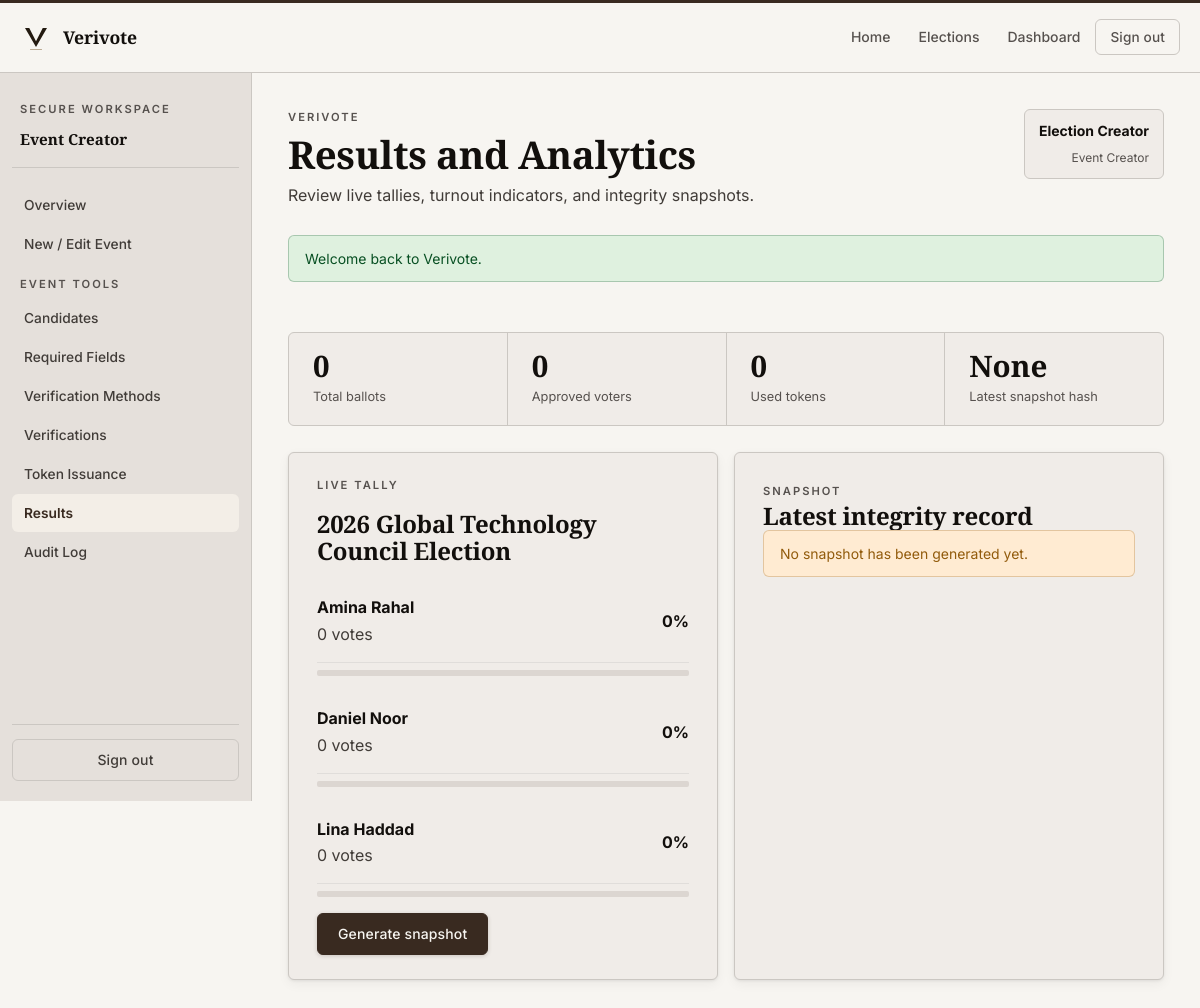
Screenshot of /creator/results.php?event=1 (signed in) with the database file from the repository.
### tables this page shows
CREATE TABLE events (
    id BIGINT UNSIGNED AUTO_INCREMENT PRIMARY KEY,
    created_by BIGINT UNSIGNED NOT NULL,
    title VARCHAR(200) NOT NULL,
    slug VARCHAR(220) NOT NULL UNIQUE,
    description TEXT NOT NULL,
    ballot_type ENUM('single_choice') NOT NULL DEFAULT 'single_choice',
    status ENUM('draft', 'scheduled', 'active', 'closed', 'archived') NOT NULL DEFAULT 'draft',
    start_at DATETIME NOT NULL,
    end_at DATETIME NOT NULL,
    timezone VARCHAR(80) NOT NULL DEFAULT 'UTC',
    result_visibility ENUM('private', 'public_after_close', 'public_live') NOT NULL DEFAULT 'public_after_close',
    personal_verification_enabled TINYINT(1) NOT NULL DEFAULT 1,
    public_audit_enabled TINYINT(1) NOT NULL DEFAULT 1,
    allow_self_registration TINYINT(1) NOT NULL DEFAULT 1,
    max_votes_per_token TINYINT UNSIGNED NOT NULL DEFAULT 1,
    verification_policy ENUM('all_required', 'any_one', 'custom') NOT NULL DEFAULT 'all_required',
    eligibility_rules TEXT NULL,
    event_notice TEXT NULL,
    created_at TIMESTAMP NOT NULL DEFAULT CURRENT_TIMESTAMP,
    updated_at TIMESTAMP NOT NULL DEFAULT CURRENT_TIMESTAMP ON UPDATE CURRENT_TIMESTAMP,
    CONSTRAINT fk_events_creator FOREIGN KEY (created_by) REFERENCES users(id)
);

CREATE TABLE users (
    id BIGINT UNSIGNED AUTO_INCREMENT PRIMARY KEY,
    role_id INT UNSIGNED NOT NULL,
    full_name VARCHAR(150) NOT NULL,
    email VARCHAR(190) NOT NULL UNIQUE,
    phone VARCHAR(40) NOT NULL UNIQUE,
    password_hash VARCHAR(255) NOT NULL,
    status ENUM('pending', 'active', 'suspended') NOT NULL DEFAULT 'pending',
    email_verified_at DATETIME NULL,
    phone_verified_at DATETIME NULL,
    last_login_at DATETIME NULL,
    failed_login_count INT UNSIGNED NOT NULL DEFAULT 0,
    created_at TIMESTAMP NOT NULL DEFAULT CURRENT_TIMESTAMP,
    updated_at TIMESTAMP NOT NULL DEFAULT CURRENT_TIMESTAMP ON UPDATE CURRENT_TIMESTAMP,
    CONSTRAINT fk_users_role FOREIGN KEY (role_id) REFERENCES roles(id)
);

CREATE TABLE candidates_or_options (
    id BIGINT UNSIGNED AUTO_INCREMENT PRIMARY KEY,
    event_id BIGINT UNSIGNED NOT NULL,
    option_label VARCHAR(190) NOT NULL,
    option_description TEXT NULL,
    display_order INT UNSIGNED NOT NULL DEFAULT 1,
    is_active TINYINT(1) NOT NULL DEFAULT 1,
    created_at TIMESTAMP NOT NULL DEFAULT CURRENT_TIMESTAMP,
    CONSTRAINT fk_candidates_event FOREIGN KEY (event_id) REFERENCES events(id) ON DELETE CASCADE
);

### includes/helpers.php (called while the page is built, shortened)
<?php
function app_config(?string $key = null, mixed $default = null): mixed
{
    global $appConfig;
    $segments = explode('.', $key);
    $value = $appConfig;
    foreach ($segments as $segment) {
        $value = $value[$segment];
    }
    return $value;
}
function app_base_path(): string
{
    static $cached = null;
    if (is_string($cached)) {
        return $cached;
    }
    $documentRoot = realpath((string) ($_SERVER['DOCUMENT_ROOT'] ?? ''));
    $projectRoot = realpath(BASE_PATH);
    $documentRoot = str_replace('\\', '/', $documentRoot);
    $projectRoot = str_replace('\\', '/', $projectRoot);
    if ($projectRoot === $documentRoot) {
        $cached = '';
        return $cached;
    }
    $prefix = rtrim($documentRoot, '/') . '/';
    $relative = trim(substr($projectRoot, strlen($prefix)), '/');
    $cached = $relative === '' ? '' : '/' . $relative;
    return $cached;
}
function base_url(string $path = ''): string
{
    $appUrl = (string) app_config('app_url', '');
    $path = '/' . ltrim($path, '/');
    $basePath = app_base_path();
    if ($basePath === '') {
        return $path;
    }
    return $path === '/' ? $basePath . '/' : $basePath . $path;
}
function e(null|string|int|float $value): string
{
    return htmlspecialchars((string) $value, ENT_QUOTES | ENT_SUBSTITUTE, 'UTF-8');
}
function fetch_one(string $sql, array $params = []): ?array
{
    $statement = db()->prepare($sql);
    $statement->execute($params);
    $row = $statement->fetch();
    return $row ?: null;
}
function fetch_all(string $sql, array $params = []): array
{
    $statement = db()->prepare($sql);
    $statement->execute($params);
    return $statement->fetchAll();
}
function fetch_event_by_id(int $eventId): ?array
{
    return fetch_one(
        'SELECT events.*, users.full_name AS creator_name
         FROM events
         INNER JOIN users ON users.id = events.created_by
         WHERE events.id = :event_id',
        ['event_id' => $eventId]
    );
}
function compute_event_results(int $eventId): array
{
    $rows = fetch_all(
        'SELECT co.id, co.option_label, COUNT(ballots.id) AS total_votes
         FROM candidates_or_options co
         LEFT JOIN ballots ON ballots.candidate_option_id = co.id
         WHERE co.event_id = :event_id AND co.is_active = 1
         GROUP BY co.id, co.option_label
         ORDER BY total_votes DESC, co.display_order ASC',
        ['event_id' => $eventId]
    );
    $total = array_sum(array_map(static fn(array $row): int => (int) $row['total_votes'], $rows));
    return ['rows' => $rows, 'total' => $total];
}
function latest_result_snapshot(int $eventId): ?array
{
    return fetch_one(
        'SELECT rs.*, users.full_name AS generated_by_name
         FROM result_snapshots rs
         INNER JOIN users ON users.id = rs.generated_by
         WHERE rs.event_id = :event_id
         ORDER BY rs.id DESC
         LIMIT 1',
        ['event_id' => $eventId]
    );
}

### includes/auth.php (called while the page is built, shortened)
<?php
function current_user(bool $refresh = false): ?array
{
    if (!$refresh && isset($_SESSION['cached_user'])) {
        return $_SESSION['cached_user'];
    }
    $user = fetch_one(
        'SELECT users.*, roles.slug AS role_slug, roles.name AS role_name
         FROM users
         INNER JOIN roles ON roles.id = users.role_id
         WHERE users.id = :user_id',
        ['user_id' => (int) $_SESSION['user_id']]
    );
    return $user;
}
function current_role_slug(): ?string
{
    return current_user()['role_slug'] ?? null;
}
function user_can_manage_event(int $eventId, ?string $permission = null): bool
{
    $user = current_user();
    $eventAdmin = fetch_one(
        'SELECT * FROM event_admins WHERE event_id = :event_id AND user_id = :user_id',
        ['event_id' => $eventId, 'user_id' => $user['id']]
    );
    if ($eventAdmin) {
        if ($permission === null || $eventAdmin['assignment_type'] === 'owner' || !$eventAdmin['permissions_json']) {
            return true;
        }
        $permissions = json_decode((string) $eventAdmin['permissions_json'], true) ?: [];
        return (bool) ($permissions[$permission] ?? false);
    }
    return false;
}
function require_event_permission(int $eventId, ?string $permission = null): void
{
    if (!user_can_manage_event($eventId, $permission)) {
        http_response_code(403);
        flash('error', 'You do not have access to that event operation.');
        redirect(dashboard_home_for_role((string) current_role_slug()));
    }
}

### config/database.php (called while the page is built, shortened)
<?php
function db(): PDO
{
    static $pdo = null;
    if ($pdo instanceof PDO) {
        return $pdo;
    }
    $config = app_config('db');
    $dsn = sprintf(
        'mysql:host=%s;port=%s;dbname=%s;charset=%s',
        $config['host'],
        $config['port'],
        $config['name'],
        $config['charset']
    );
    $pdo = new PDO($dsn, $config['user'], $config['pass'], [
        PDO::ATTR_ERRMODE => PDO::ERRMODE_EXCEPTION,
        PDO::ATTR_DEFAULT_FETCH_MODE => PDO::FETCH_ASSOC,
        PDO::ATTR_EMULATE_PREPARES => false,
    ]);
    return $pdo;
}

### includes/flash.php (called while the page is built, shortened)
<?php
function pull_flashes(): array
{
    $messages = $_SESSION['flash_messages'] ?? [];
    return $messages;
}

### creator/results.php (the view, shortened to what this page needs)
<?php
$eventId = (int) ($_GET['event'] ?? $_POST['event_id'] ?? 0);
$event = fetch_event_by_id($eventId);
require_event_permission($eventId, 'view_results');
$results = compute_event_results($eventId);
$snapshot = latest_result_snapshot($eventId);
$approvedCount = (int) (fetch_one('SELECT COUNT(*) AS aggregate FROM voter_event_submissions WHERE event_id = :event_id AND status = "approved"', ['event_id' => $eventId])['aggregate'] ?? 0);
$usedTokenCount = (int) (fetch_one('SELECT COUNT(*) AS aggregate FROM voting_tokens WHERE event_id = :event_id AND status = "used"', ['event_id' => $eventId])['aggregate'] ?? 0);
$pageHeading = 'Results and Analytics';
$pageDescription = 'Review live tallies, turnout indicators, and integrity snapshots.';
$isDashboard = true;
include dirname(__DIR__) . '/includes/header.php';
?>
<div class="stat-strip">
    <div class="stat-strip__item">
        <strong><?= e((string) $results['total']); ?></strong>
        <p>Total ballots</p>
    </div>
    <div class="stat-strip__item">
        <strong><?= e((string) $approvedCount); ?></strong>
        <p>Approved voters</p>
    </div>
    <div class="stat-strip__item">
        <strong><?= e((string) $usedTokenCount); ?></strong>
        <p>Used tokens</p>
    </div>
    <div class="stat-strip__item">
        <strong><?= e($snapshot ? substr($snapshot['integrity_hash'], 0, 10) . '...' : 'None'); ?></strong>
        <p>Latest snapshot hash</p>
    </div>
</div>
<section class="grid-2">
    <article class="results-strip">
        <span class="eyebrow">Live Tally</span>
        <h2><?= e($event['title']); ?></h2>
        <?php foreach ($results['rows'] as $row): ?>
            <div class="result-bar">
                <div class="list-row">
                    <div>
                        <strong><?= e($row['option_label']); ?></strong>
                        <p><?= e((string) $row['total_votes']); ?> votes</p>
                    </div>
                    <strong><?= e((string) $row['percentage']); ?>%</strong>
                </div>
                <div class="result-bar__track">
                </div>
            </div>
        <?php endforeach; ?>
        <form method="post">
            <button class="button button--primary" type="submit">Generate snapshot</button>
        </form>
    </article>
    <article class="ledger">
        <span class="eyebrow">Snapshot</span>
        <h2>Latest integrity record</h2>
        <?php if ($snapshot): ?>
            <pre><?= e($snapshot['snapshot_json']); ?></pre>
            <div class="alert alert--info">Generated by <?= e($snapshot['generated_by_name']); ?> with hash <?= e($snapshot['integrity_hash']); ?></div>
        <?php else: ?>
            <div class="alert alert--warning">No snapshot has been generated yet.</div>
        <?php endif; ?>
    </article>
</section>
<?php include dirname(__DIR__) . '/includes/footer.php'; ?>

### includes/header.php (shortened to what this page needs)
<?php
$pageTitle = $pageTitle ?? 'Verivote';
$pageDescription = $pageDescription ?? '';
$isDashboard = $isDashboard ?? false;
$flashes = pull_flashes();
$bodyBaseUrl = rtrim(base_url(''), '/');
?>
<!DOCTYPE html>
<html lang="en">
<head>
    <link rel="stylesheet" href="<?= e(base_url('/assets/css/app.css')); ?>">
</head>
<body class="<?= $isDashboard ? 'dashboard-body' : 'public-body'; ?>" data-base-url="<?= e($bodyBaseUrl); ?>">
<?php include __DIR__ . '/navigation.php'; ?>
<?php if ($isDashboard): ?>
    <div class="app-shell">
        <?php include __DIR__ . '/sidebar.php'; ?>
        <main id="main-content" class="app-main">
            <section class="page-head">
                <div>
                    <span class="eyebrow">Verivote</span>
                    <h1><?= e($pageHeading ?? $pageTitle); ?></h1>
                    <?php if ($pageDescription !== ''): ?>
                        <p><?= e($pageDescription); ?></p>
                    <?php endif; ?>
                </div>
                <?php if ($user = current_user()): ?>
                    <div class="user-chip">
                        <strong><?= e($user['full_name']); ?></strong>
                        <span><?= e($user['role_name'] ?? format_status($user['role_slug'] ?? '')); ?></span>
                    </div>
                <?php endif; ?>
            </section>
            <?php if ($flashes): ?>
                <section class="flash-stack" role="status" aria-live="polite" aria-atomic="true">
                    <?php foreach ($flashes as $flash): ?>
                        <div class="alert alert--<?= e($flash['type']); ?>"><?= e($flash['message']); ?></div>
                    <?php endforeach; ?>
                </section>
            <?php endif; ?>
<?php endif; ?>

### rows the page displays
events: created_by.full_name "Election Creator", title "2026 Global Technology Council Election"
candidates_or_options: option_label "Amina Rahal", total_votes "0", percentage "0"
candidates_or_options: option_label "Daniel Noor", total_votes "0", percentage "0"
candidates_or_options: option_label "Lina Haddad", total_votes "0", percentage "0"

### other values shown
format_status(str_replace('_', ' ', $role)) "Event Creator"
$link['label'] "Overview"
$link['label'] "New / Edit Event"
$pageHeading "Results and Analytics"
$pageDescription "Review live tallies, turnout indicators, and integrity snapshots."
$user['role_name'] "Event Creator"
$flash['message'] "Welcome back to Verivote."
$results['total'] "0"
$approvedCount "0"
$usedTokenCount "0"
